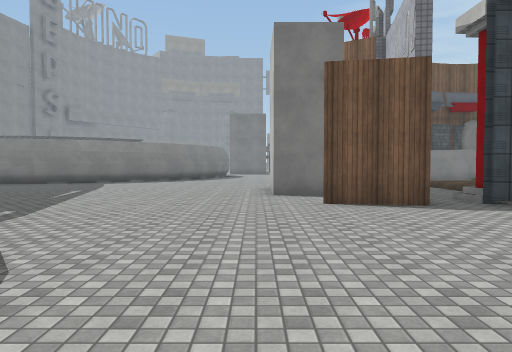
view 1 (above)

24 first-person views from a walk through a Unity game level. The camera is 1.5 m above the floor, tilts 2° down and sees 70° across. The floor is counted in squares, 2 m on a side. Each view is taken from the middle of a square. On the plan, view 1 faces up. The plan holds only what a view shows up to about 11 squares ahead; the rest is blank. The place goes on beyond the plan. Surface patterns are stand-ins for the level's own textures.

view 2
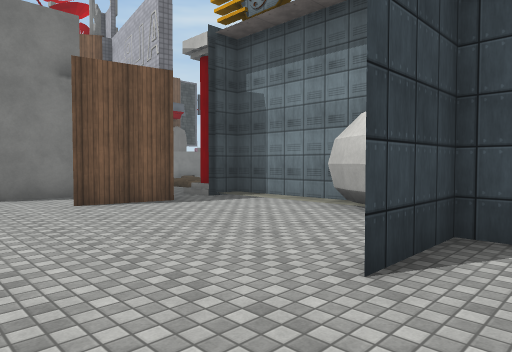

view 3
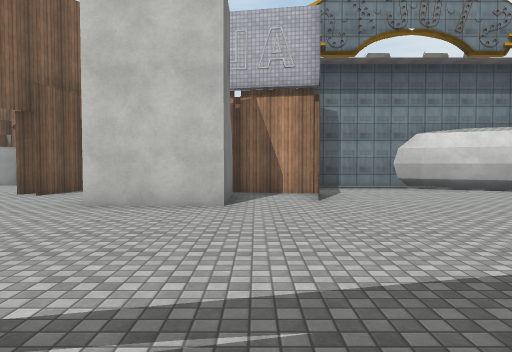

view 4
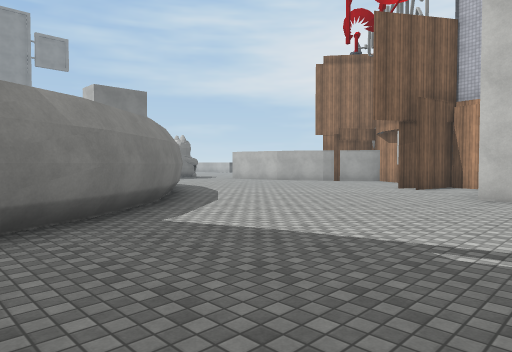

view 5
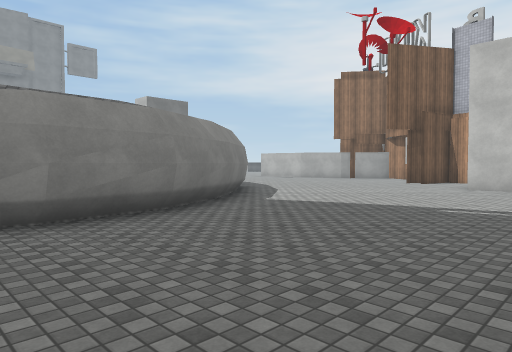

view 6
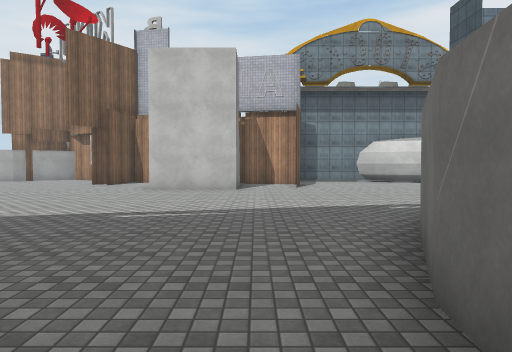

view 7
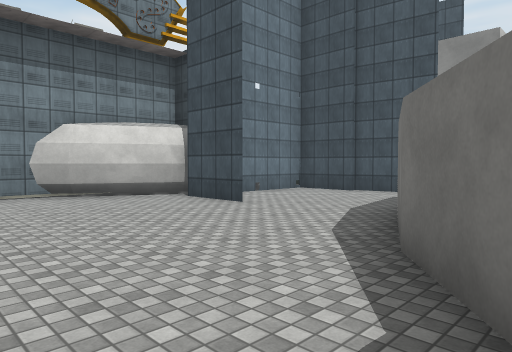

view 8
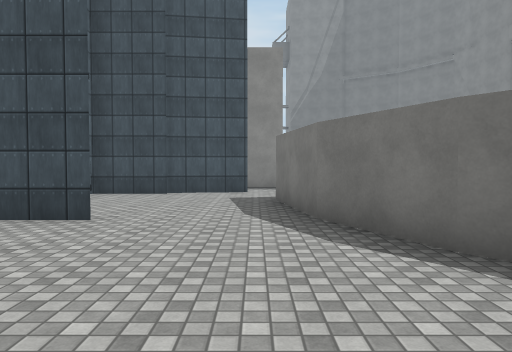

view 9
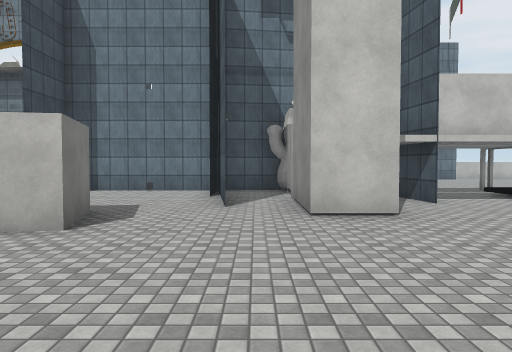

view 10
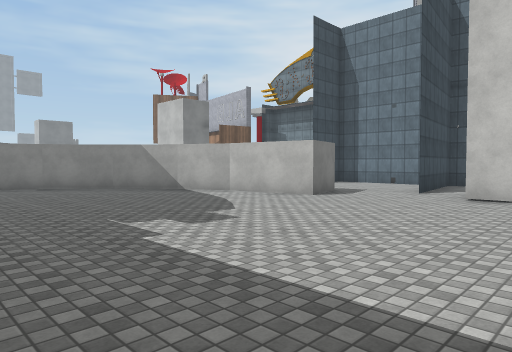

view 11
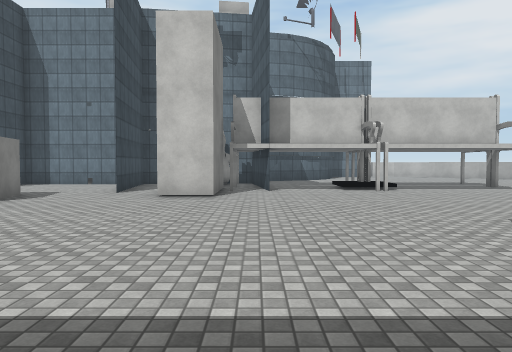

view 12
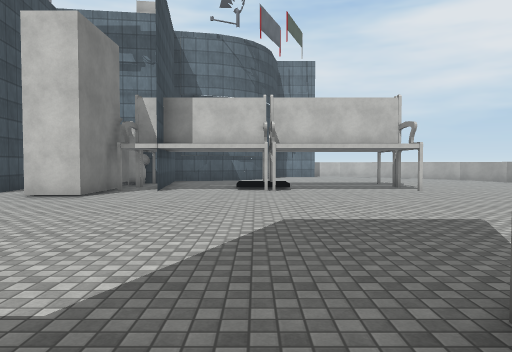

view 13
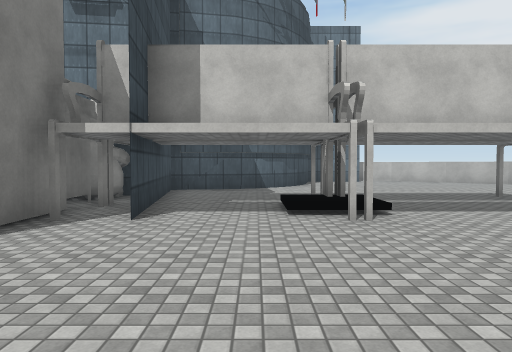

view 14
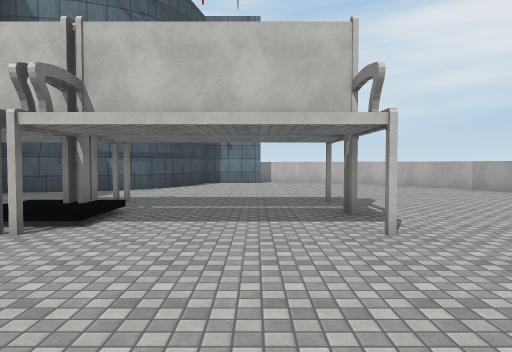

view 15
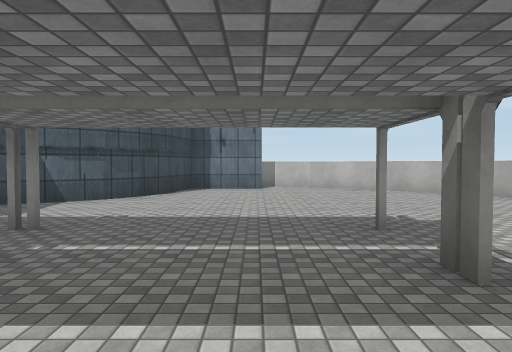

view 16
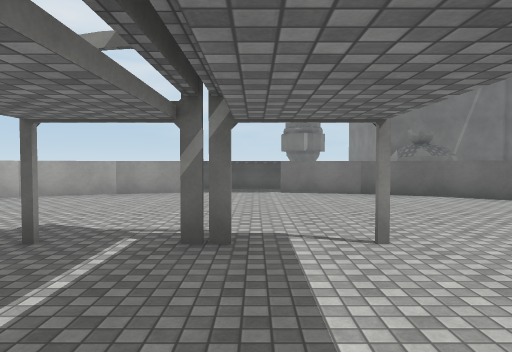

view 17
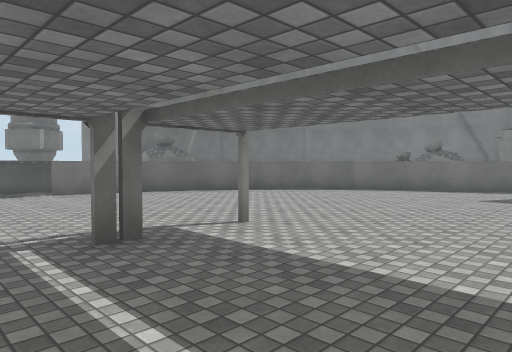

view 18
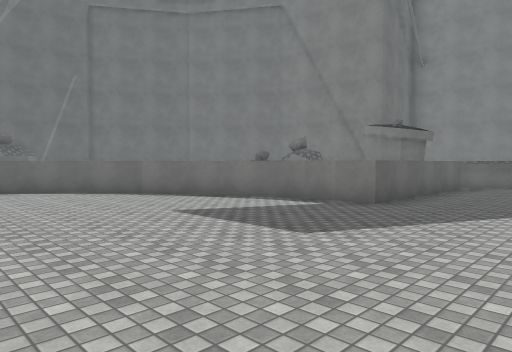

view 19
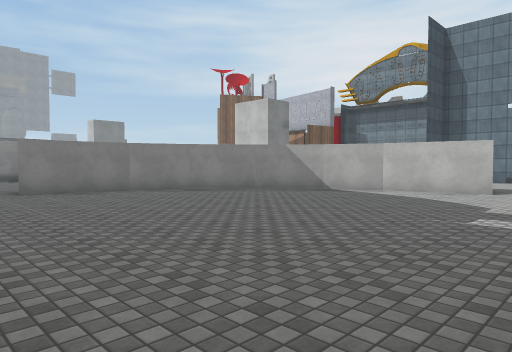

view 20
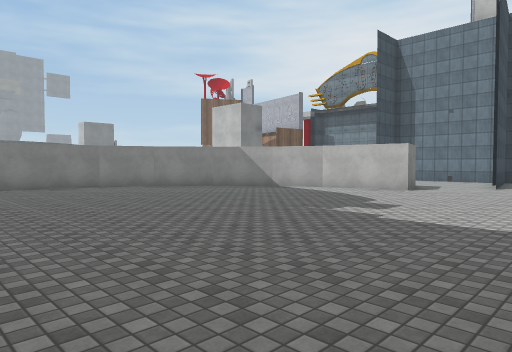

view 21
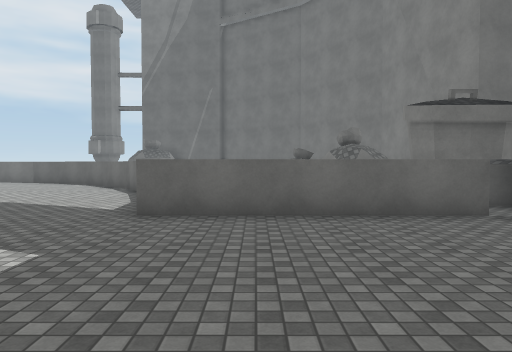

view 22
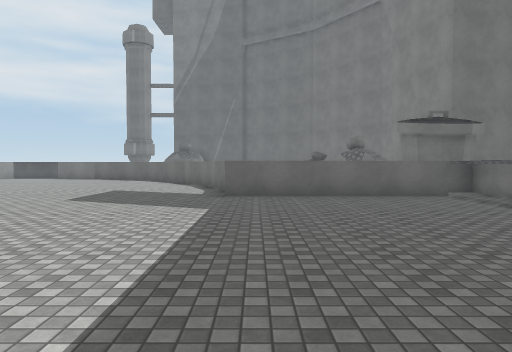

view 23
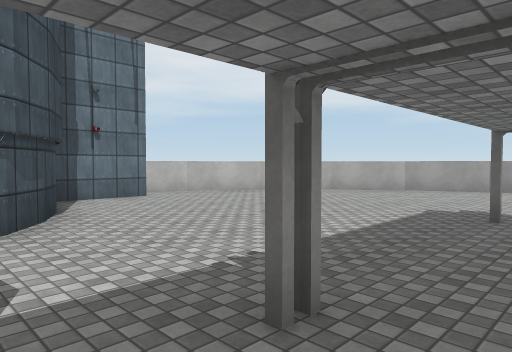

view 24
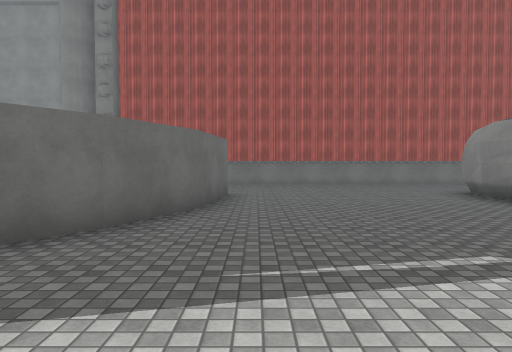

### Floor plan
Points are (right, up) in squares from view 1. A wall is a line through its corners. A room is listed if a view was taken in it or the views show most of it. See-through windows are left out.
Room 1 (views 1, 2, 3, 4, 5, 6, 7, 8, 24)
walls: (-3.7, 4.3) (-2.7, 2.9); (-6.2, 6.3) (-5.3, 5.7); (2.8, 8.6) (0.4, 8.6) (0.4, 11.1); (-2.7, 3) (-1.8, 1.1) (-1.4, -1.5) (-2.9, -1.9); (3, 6.4) (3.4, 8.6); (3.1, 6.4) (1.2, 6.8); (-8.1, 7.1) (-6.1, 6.3); (-5.8, 13.9) (-7.9, 12.9) (-9.7, 12.7) (-10.8, 13); (3.9, 11.8) (4.1, 12.8) (2.3, 13.1); (-5, 14.5) (-5.9, 13.8); (3.2, 13.3) (2.6, 13.7); (4.4, 3.2) (4.9, 3.9) (4.9, 6.5) (4.1, 6.5); (3.4, 1.3) (4.4, 3.4); (-10.6, 7.3) (-8, 7); (1.1, -3) (3, -3) (3, 1.2) (1.1, 1.2) (3.6, 1.2); (-0.8, -3.5) (1.6, -3.2); (2.1, -3.1) (3, -3)
low walls: (-5.9, 14) (-7.4, 13.3); (-5.4, 14.5) (-6, 14); (-7.5, 13.3) (-7.8, 13.1) (-9.8, 12.9); (3.6, 1.2) (4.2, 2.5)
ways out: opening at (-2, -2.7) to room 2; gap at (-11, 6) to room 2; opening at (4, 7); gap at (3, 14)
Room 2 (views 9, 10, 11, 12, 13, 14, 15, 16, 17, 18, 19, 20, 21, 22, 23)
walls: (0.8, -6.1) (-1.8, -6.1) (-1.8, -4.8) (0.7, -4.8); (1.8, -6.4) (1.1, -6.4); (0.9, -4.8) (1.7, -4.8); (-8.3, -12) (-8.2, -12.7) (-7.4, -14.8); (3, -10.6) (3, -10.1); (-2.9, -1.9) (-3.4, 0.8); (-7.5, -14.7) (-6.4, -16.5); (3.3, -4.8) (3.1, -3) (2, -3); (1.8, -3.1) (-0.8, -3.5); (1.9, -3) (1.1, -3); (-6.4, -16.4) (-5, -17.9); (5.7, -8.5) (5.3, -6.6) (-0.3, -7.4); (-5.1, -17.8) (-3.4, -19.1); (-3.3, 0.6) (-4.1, 2.1); (6.6, -9.9) (6, -9.2) (5.6, -8.3); (-3.5, -19) (-1.5, -19.9); (7.3, -10.4) (6.5, -9.8); (-13.4, -11.2) (-8.3, -11.2) (-8.3, -12.1); (-1.6, -19.9) (0.4, -20.3); (-4, 2.1) (-5.3, 3.8); (8, -10.8) (7.1, -10.3); (-14.5, -10.1) (-14.5, -12.3); (2.8, -20.2) (4.4, -19.9); (0.2, -21.5) (2.5, -21.5); (-5.3, 3.7) (-6.9, 4.8); (4.3, -19.9) (6.3, -19); (9.7, -13.3) (9.7, -11.1) (8.1, -10.8); (6.2, -19.1) (7.9, -17.8); (7.8, -17.9) (9.3, -16.4); (-6.8, 4.8) (-8.4, 5.5); (9.2, -16.5) (10.3, -14.6); (10.3, -14.7) (10.7, -13.7); (-8.3, 5.5) (-10.9, 5.8)
ways out: opening at (-2, -2.7) to room 1; gap at (-11, 6) to room 1

Positions as (right, up) in squares from view 1, and headings:
1: (0, 0), facing up
2: (-1, 0), facing up-right
3: (-6, 8), facing right
4: (-8, 9), facing up-right
5: (-11, 8), facing up-right
6: (-10, 8), facing right
7: (-4, 6), facing down-right
8: (-1, 6), facing down
9: (-7, -4), facing right
10: (-10, -7), facing up-right
11: (-10, -7), facing right
12: (-10, -10), facing right
13: (-5, -9), facing right
14: (-4, -13), facing right
15: (-1, -13), facing right
16: (1, -11), facing down
17: (3, -11), facing down-left
18: (-2, -8), facing down-left
19: (-13, -4), facing up-right
20: (-13, -6), facing up-right
21: (-10, -6), facing down
22: (-9, -3), facing down
23: (2, -9), facing down-right
24: (-2, 8), facing left
